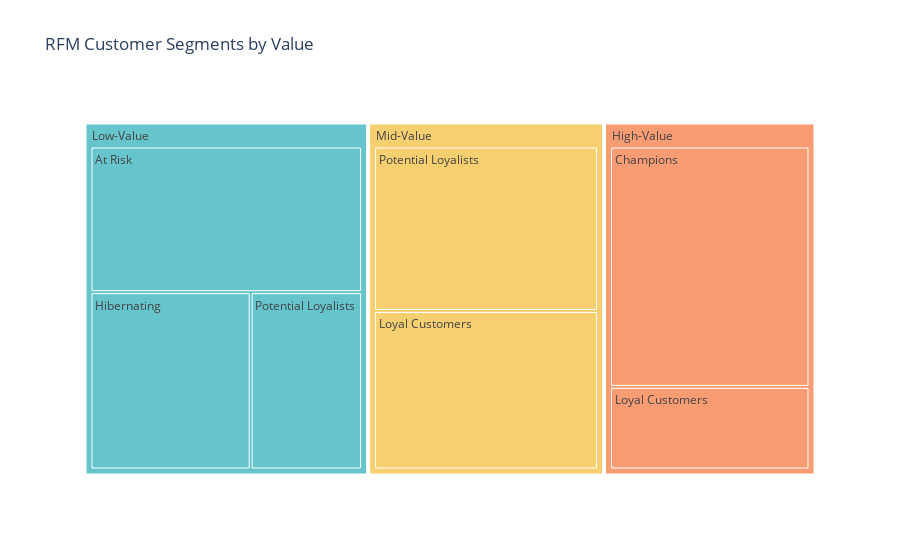

This figure's notebook cell:
### Markdown cell above
## RFM Analysis

### Code cell
segment_product_counts = rfm.groupby(['Value Segment', 'RFM Customer Segment']).size().reset_index(name='Count')

segment_product_counts = segment_product_counts.sort_values('Count', ascending=False)

fig_treemap_segment_product = px.treemap(segment_product_counts, 
                                         path=['Value Segment', 'RFM Customer Segment'], 
                                         values='Count',
                                         color='Value Segment', color_discrete_sequence=px.colors.qualitative.Pastel,
                                         title='RFM Customer Segments by Value')
fig_treemap_segment_product.show()
fig_treemap_segment_product.write_image('../images/figtree_segment_by_value.png', width=800, height=600)

### Figure 1 — Plotly figure (JSON) as saved in the notebook; plotly's stock layout.template omitted (floating-point values rounded to 4 significant figures)
{"data": [{"branchvalues": "total", "customdata": [["Low-Value"], ["Low-Value"], ["Low-Value"], ["Mid-Value"], ["High-Value"], ["Mid-Value"], ["Mid-Value"], ["High-Value"], ["Mid-Value"], ["High-Value"], ["High-Value"], ["Low-Value"], ["Low-Value"], ["Mid-Value"], ["High-Value"], ["Low-Value"], ["Mid-Value"], ["High-Value"]], "domain": {"x": [0, 1], "y": [0, 1]}, "hovertemplate": "labels=%{label}<br>Count=%{value}<br>parent=%{parent}<br>id=%{id}<br>Value Segment=%{customdata[0]}<extra></extra>", "ids": ["Low-Value/At Risk", "Low-Value/Hibernating", "Low-Value/Potential Loyalists", "Mid-Value/Potential Loyalists", "High-Value/Potential Loyalists", "Mid-Value/At Risk", "Mid-Value/Champions", "High-Value/Champions", "Mid-Value/Hibernating", "High-Value/Hibernating", "High-Value/At Risk", "Low-Value/Champions", "Low-Value/Loyal Customers", "Mid-Value/Loyal Customers", "High-Value/Loyal Customers", "Low-Value", "Mid-Value", "High-Value"], "labels": ["At Risk", "Hibernating", "Potential Loyalists", "Potential Loyalists", "Potential Loyalists", "At Risk", "Champions", "Champions", "Hibernating", "Hibernating", "At Risk", "Champions", "Loyal Customers", "Loyal Customers", "Loyal Customers", "Low-Value", "Mid-Value", "High-Value"], "marker": {"colors": ["rgb(102, 197, 204)", "rgb(102, 197, 204)", "rgb(102, 197, 204)", "rgb(246, 207, 113)", "rgb(248, 156, 116)", "rgb(246, 207, 113)", "rgb(246, 207, 113)", "rgb(248, 156, 116)", "rgb(246, 207, 113)", "rgb(248, 156, 116)", "rgb(248, 156, 116)", "rgb(102, 197, 204)", "rgb(102, 197, 204)", "rgb(246, 207, 113)", "rgb(248, 156, 116)", "rgb(102, 197, 204)", "rgb(246, 207, 113)", "rgb(248, 156, 116)"]}, "name": "", "parents": ["Low-Value", "Low-Value", "Low-Value", "Mid-Value", "High-Value", "Mid-Value", "Mid-Value", "High-Value", "Mid-Value", "High-Value", "High-Value", "Low-Value", "Low-Value", "Mid-Value", "High-Value", "", "", ""], "type": "treemap", "values": [759, 545, 379, 713, 0, 0, 0, 934, 0, 0, 0, 0, 0, 687, 321, 1683, 1400, 1255]}], "layout": {"legend": {"tracegroupgap": 0}, "title": {"text": "RFM Customer Segments by Value"}, "treemapcolorway": ["rgb(102, 197, 204)", "rgb(246, 207, 113)", "rgb(248, 156, 116)", "rgb(220, 176, 242)", "rgb(135, 197, 95)", "rgb(158, 185, 243)", "rgb(254, 136, 177)", "rgb(201, 219, 116)", "rgb(139, 224, 164)", "rgb(180, 151, 231)", "rgb(179, 179, 179)"]}}
